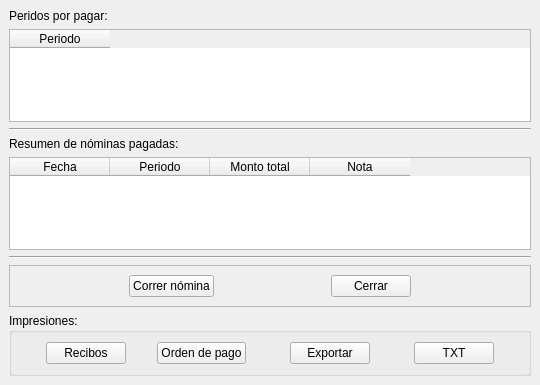
<?xml version="1.0" encoding="UTF-8"?>
<ui version="4.0">
 <class>MainWindow</class>
 <widget class="QMainWindow" name="MainWindow">
  <property name="geometry">
   <rect>
    <x>0</x>
    <y>0</y>
    <width>540</width>
    <height>385</height>
   </rect>
  </property>
  <property name="sizePolicy">
   <sizepolicy hsizetype="Expanding" vsizetype="Expanding">
    <horstretch>0</horstretch>
    <verstretch>0</verstretch>
   </sizepolicy>
  </property>
  <property name="windowTitle">
   <string>Resumen de nóminas part en los beneficios</string>
  </property>
  <widget class="QWidget" name="centralwidget">
   <layout class="QVBoxLayout" name="verticalLayout">
    <item>
     <widget class="QLabel" name="label_2">
      <property name="text">
       <string>Peridos por pagar:</string>
      </property>
     </widget>
    </item>
    <item>
     <widget class="QTableWidget" name="tabla_per_fiscal_abiertos">
      <property name="sizeAdjustPolicy">
       <enum>QAbstractScrollArea::AdjustToContentsOnFirstShow</enum>
      </property>
      <column>
       <property name="text">
        <string>Periodo</string>
       </property>
      </column>
     </widget>
    </item>
    <item>
     <widget class="Line" name="line_2">
      <property name="orientation">
       <enum>Qt::Horizontal</enum>
      </property>
     </widget>
    </item>
    <item>
     <widget class="QLabel" name="label">
      <property name="text">
       <string>Resumen de nóminas pagadas:</string>
      </property>
     </widget>
    </item>
    <item>
     <widget class="QTableWidget" name="tableWidget">
      <property name="sizePolicy">
       <sizepolicy hsizetype="Expanding" vsizetype="Expanding">
        <horstretch>0</horstretch>
        <verstretch>0</verstretch>
       </sizepolicy>
      </property>
      <property name="sizeAdjustPolicy">
       <enum>QAbstractScrollArea::AdjustToContentsOnFirstShow</enum>
      </property>
      <column>
       <property name="text">
        <string>Fecha</string>
       </property>
      </column>
      <column>
       <property name="text">
        <string>Periodo</string>
       </property>
      </column>
      <column>
       <property name="text">
        <string>Monto total</string>
       </property>
      </column>
      <column>
       <property name="text">
        <string>Nota</string>
       </property>
      </column>
     </widget>
    </item>
    <item>
     <widget class="Line" name="line">
      <property name="orientation">
       <enum>Qt::Horizontal</enum>
      </property>
     </widget>
    </item>
    <item>
     <widget class="QFrame" name="frame">
      <property name="frameShape">
       <enum>QFrame::StyledPanel</enum>
      </property>
      <property name="frameShadow">
       <enum>QFrame::Raised</enum>
      </property>
      <layout class="QHBoxLayout" name="horizontalLayout">
       <item>
        <spacer name="horizontalSpacer">
         <property name="orientation">
          <enum>Qt::Horizontal</enum>
         </property>
         <property name="sizeHint" stdset="0">
          <size>
           <width>19</width>
           <height>20</height>
          </size>
         </property>
        </spacer>
       </item>
       <item>
        <widget class="QPushButton" name="correr_nomina">
         <property name="text">
          <string>Correr nómina</string>
         </property>
        </widget>
       </item>
       <item>
        <spacer name="horizontalSpacer_3">
         <property name="orientation">
          <enum>Qt::Horizontal</enum>
         </property>
         <property name="sizeHint" stdset="0">
          <size>
           <width>20</width>
           <height>20</height>
          </size>
         </property>
        </spacer>
       </item>
       <item>
        <widget class="QPushButton" name="cerrar">
         <property name="text">
          <string>Cerrar</string>
         </property>
        </widget>
       </item>
       <item>
        <spacer name="horizontalSpacer_4">
         <property name="orientation">
          <enum>Qt::Horizontal</enum>
         </property>
         <property name="sizeHint" stdset="0">
          <size>
           <width>19</width>
           <height>20</height>
          </size>
         </property>
        </spacer>
       </item>
      </layout>
     </widget>
    </item>
    <item>
     <widget class="QGroupBox" name="groupBox">
      <property name="title">
       <string>Impresiones:</string>
      </property>
      <layout class="QHBoxLayout" name="horizontalLayout_2">
       <item>
        <spacer name="horizontalSpacer_2">
         <property name="orientation">
          <enum>Qt::Horizontal</enum>
         </property>
         <property name="sizeHint" stdset="0">
          <size>
           <width>27</width>
           <height>20</height>
          </size>
         </property>
        </spacer>
       </item>
       <item>
        <widget class="QPushButton" name="gen_recibos">
         <property name="text">
          <string>Recibos</string>
         </property>
        </widget>
       </item>
       <item>
        <spacer name="horizontalSpacer_6">
         <property name="orientation">
          <enum>Qt::Horizontal</enum>
         </property>
         <property name="sizeHint" stdset="0">
          <size>
           <width>27</width>
           <height>20</height>
          </size>
         </property>
        </spacer>
       </item>
       <item>
        <widget class="QPushButton" name="gen_orden_pagos">
         <property name="text">
          <string>Orden de pago</string>
         </property>
        </widget>
       </item>
       <item>
        <spacer name="horizontalSpacer_5">
         <property name="orientation">
          <enum>Qt::Horizontal</enum>
         </property>
         <property name="sizeHint" stdset="0">
          <size>
           <width>40</width>
           <height>20</height>
          </size>
         </property>
        </spacer>
       </item>
       <item>
        <widget class="QPushButton" name="exportar">
         <property name="toolTip">
          <string>&lt;html&gt;&lt;head/&gt;&lt;body&gt;&lt;p&gt;Exporta los datos referentes a la nómina.&lt;/p&gt;&lt;/body&gt;&lt;/html&gt;</string>
         </property>
         <property name="text">
          <string>Exportar</string>
         </property>
         <property name="icon">
          <iconset>
           <normaloff>iconos/excel.png</normaloff>iconos/excel.png</iconset>
         </property>
        </widget>
       </item>
       <item>
        <spacer name="horizontalSpacer_8">
         <property name="orientation">
          <enum>Qt::Horizontal</enum>
         </property>
         <property name="sizeHint" stdset="0">
          <size>
           <width>40</width>
           <height>20</height>
          </size>
         </property>
        </spacer>
       </item>
       <item>
        <widget class="QPushButton" name="txt">
         <property name="text">
          <string>TXT</string>
         </property>
         <property name="icon">
          <iconset>
           <normaloff>iconos/tss.png</normaloff>iconos/tss.png</iconset>
         </property>
        </widget>
       </item>
       <item>
        <spacer name="horizontalSpacer_7">
         <property name="orientation">
          <enum>Qt::Horizontal</enum>
         </property>
         <property name="sizeHint" stdset="0">
          <size>
           <width>27</width>
           <height>20</height>
          </size>
         </property>
        </spacer>
       </item>
      </layout>
     </widget>
    </item>
   </layout>
  </widget>
 </widget>
 <resources/>
 <connections/>
</ui>
